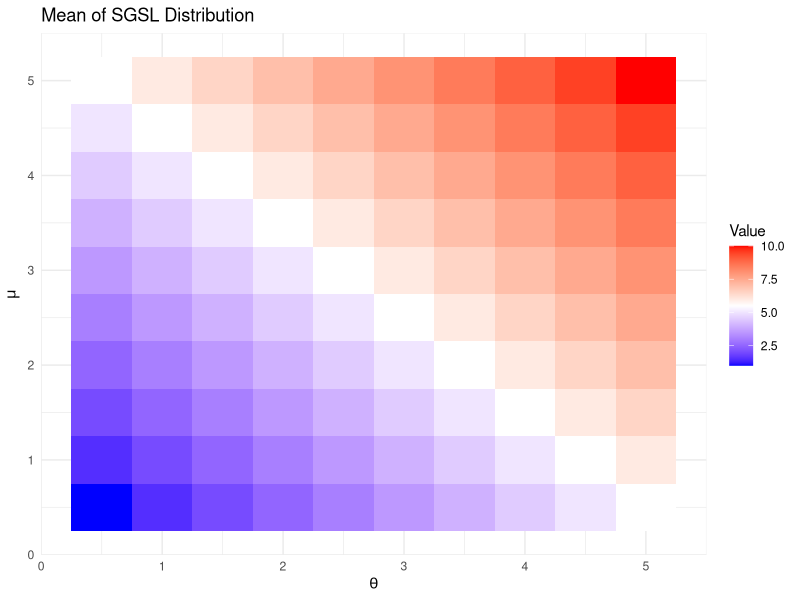
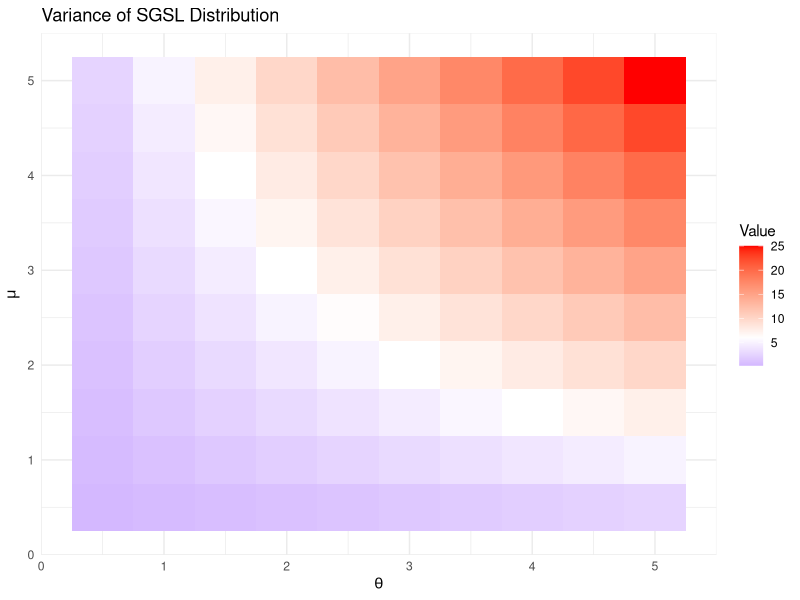
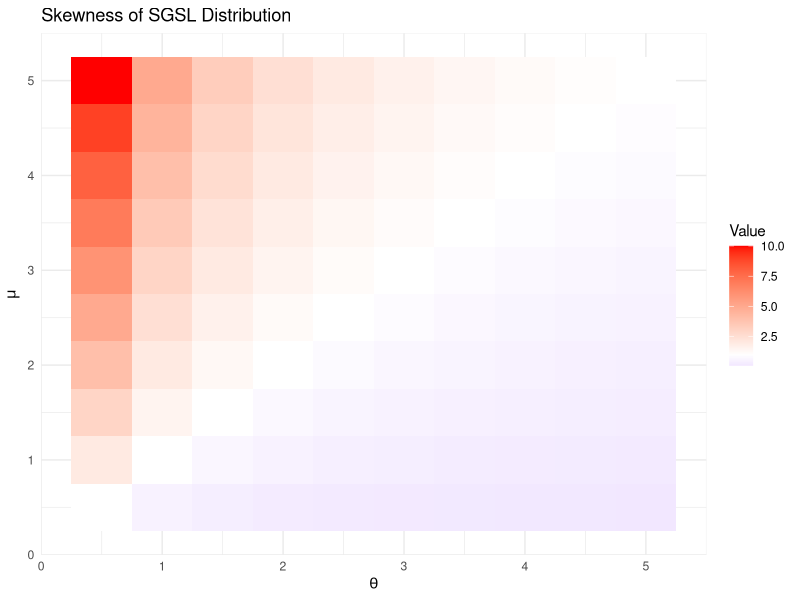
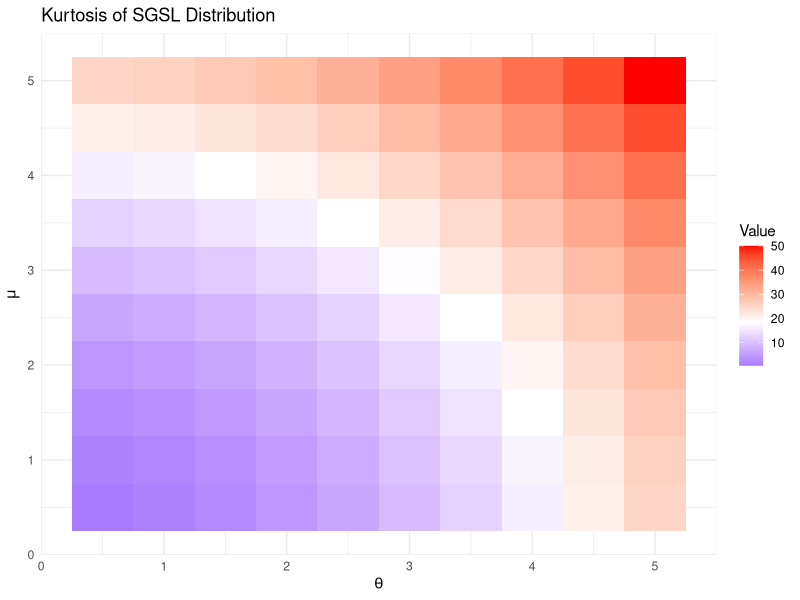

Write R code to recreate these figures, in order.
# Load necessary libraries
library(ggplot2)
library(reshape2)

# Define the range for theta and mu
theta_vals <- seq(0.5, 5, by = 0.5)
mu_vals <- seq(0.5, 5, by = 0.5)

# Initialize matrices to store moments
mean_matrix <- matrix(0, nrow = length(theta_vals), ncol = length(mu_vals))
variance_matrix <- matrix(0, nrow = length(theta_vals), ncol = length(mu_vals))
skewness_matrix <- matrix(0, nrow = length(theta_vals), ncol = length(mu_vals))
kurtosis_matrix <- matrix(0, nrow = length(theta_vals), ncol = length(mu_vals))

# Placeholder functions for moments (replace with actual implementations)
moment_mean <- function(theta, mu) {
  # Placeholder calculation
  return(theta + mu)
}

moment_variance <- function(theta, mu) {
  # Placeholder calculation
  return(theta * mu)
}

moment_skewness <- function(theta, mu) {
  # Placeholder calculation
  return(theta / mu)
}

moment_kurtosis <- function(theta, mu) {
  # Placeholder calculation
  return(theta^2 + mu^2)
}

# Calculate moments for each combination of theta and mu
for (i in 1:length(theta_vals)) {
  for (j in 1:length(mu_vals)) {
    theta <- theta_vals[i]
    mu <- mu_vals[j]
    mean_matrix[i, j] <- moment_mean(theta, mu)
    variance_matrix[i, j] <- moment_variance(theta, mu)
    skewness_matrix[i, j] <- moment_skewness(theta, mu)
    kurtosis_matrix[i, j] <- moment_kurtosis(theta, mu)
  }
}

# Convert matrices to data frames for ggplot
mean_df <- melt(mean_matrix)
variance_df <- melt(variance_matrix)
skewness_df <- melt(skewness_matrix)
kurtosis_df <- melt(kurtosis_matrix)

# Add column names
colnames(mean_df) <- colnames(variance_df) <- colnames(skewness_df) <- colnames(kurtosis_df) <- c("ThetaIndex", "MuIndex", "Value")
mean_df$Theta <- rep(theta_vals, each = length(mu_vals))
mean_df$Mu <- rep(mu_vals, length(theta_vals))
variance_df$Theta <- mean_df$Theta
variance_df$Mu <- mean_df$Mu
skewness_df$Theta <- mean_df$Theta
skewness_df$Mu <- mean_df$Mu
kurtosis_df$Theta <- mean_df$Theta
kurtosis_df$Mu <- mean_df$Mu

# Plot heatmaps
plot_heatmap <- function(data, title) {
  ggplot(data, aes(x = Theta, y = Mu, fill = Value)) +
    geom_tile() +
    scale_fill_gradient2(low = "blue", high = "red", mid = "white", midpoint = median(data$Value)) +
    labs(title = title, x = expression(theta), y = expression(mu)) +
    theme_minimal()
}

mean_plot <- plot_heatmap(mean_df, "Mean of SGSL Distribution")
variance_plot <- plot_heatmap(variance_df, "Variance of SGSL Distribution")
skewness_plot <- plot_heatmap(skewness_df, "Skewness of SGSL Distribution")
kurtosis_plot <- plot_heatmap(kurtosis_df, "Kurtosis of SGSL Distribution")

# Print plots
print(mean_plot)
print(variance_plot)
print(skewness_plot)
print(kurtosis_plot)
